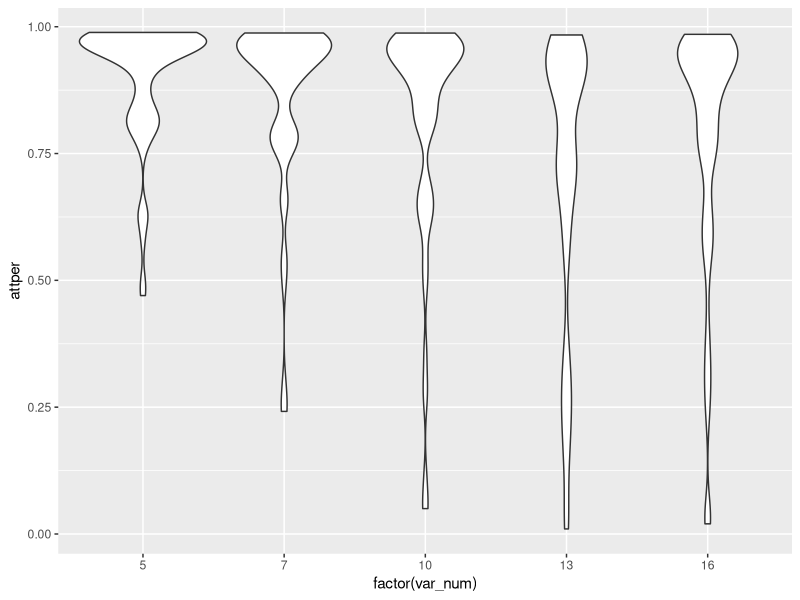
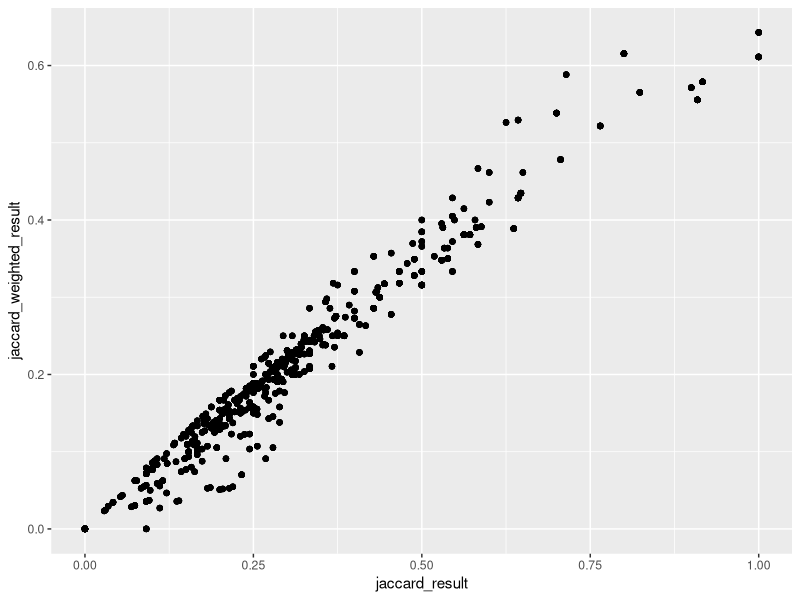
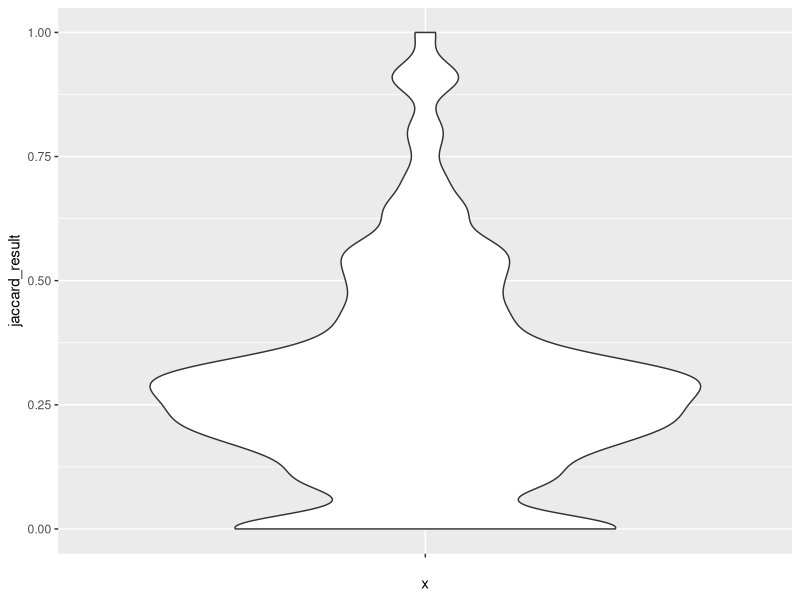
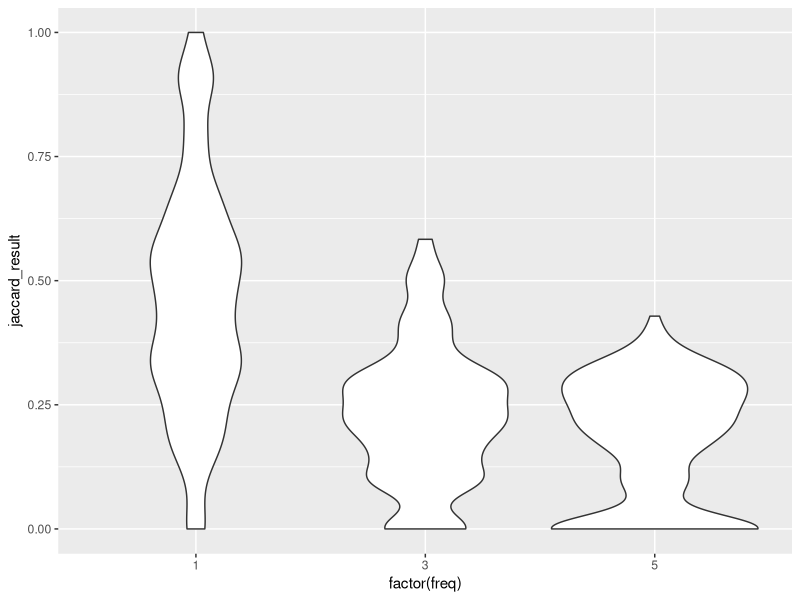
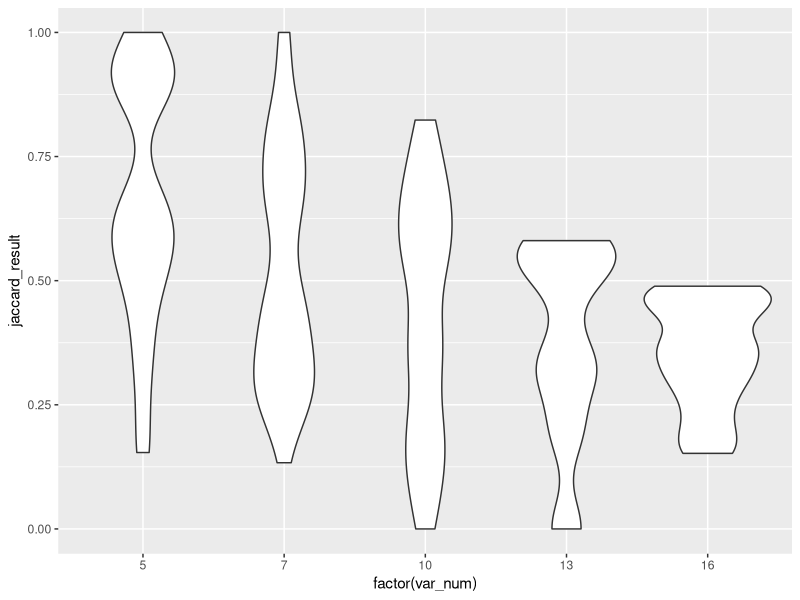
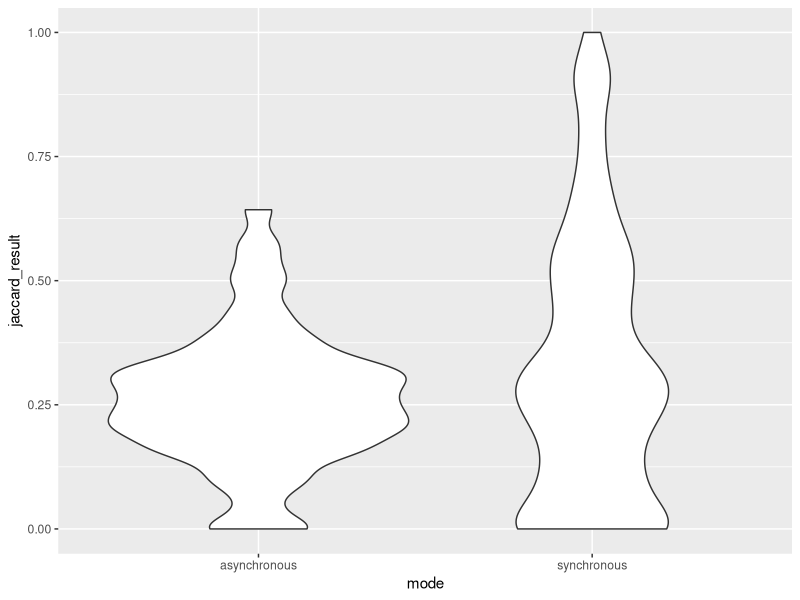
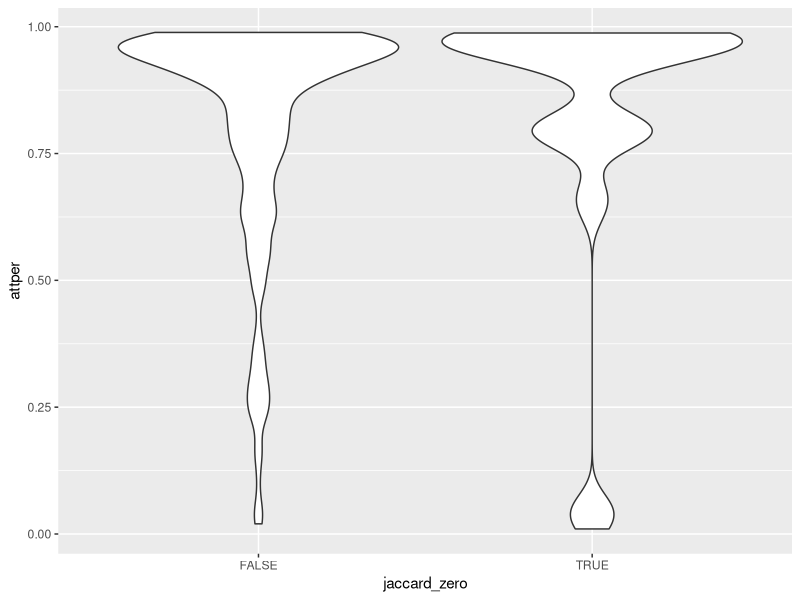
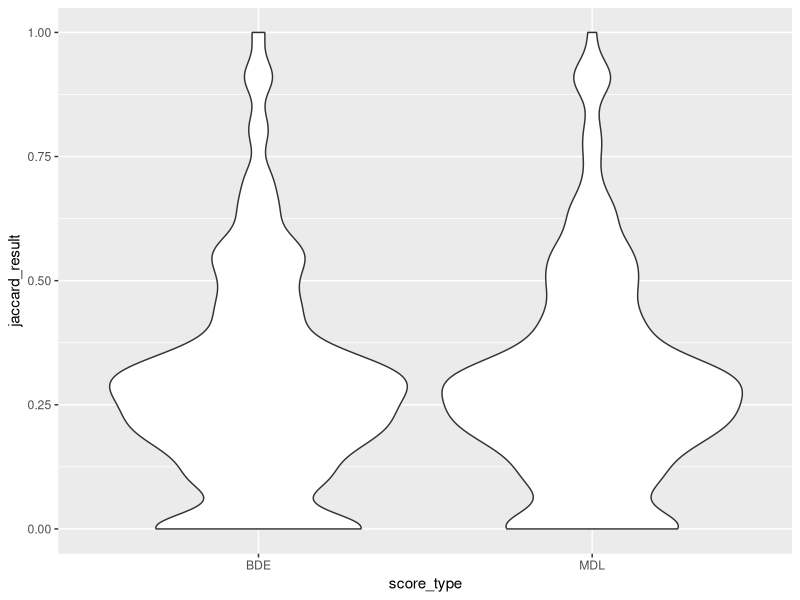

The R source for these figures, in order:
#install.packages("here")
#install.packages("ggplot2")
#install.packages("dplyr")
#install.packages("fastDummies")


library(here)
library(ggplot2)
library(dplyr)
library(GGally)
library(fastDummies)


data <- read.csv(here("task1", "all_data.csv"))
colnames(data)

# we can see that the more states there are the more probability of encountering a non attractor node
ggplot(data, aes(y=attper, x=factor(var_num))) + geom_violin()

# we can see that the jaccard result and jaccard weighted result are actually very similar and more often than not the same
ggplot(data, aes(x=jaccard_result, y=jaccard_weighted_result)) + geom_point()

mean(data$jaccard_result == data$jaccard_weighted_result)

# the scores are low with median being 0.2
summary(data$jaccard_result)

ggplot(data, aes(x="", y=jaccard_result)) +
  geom_violin()


# taking the frequency to be 1 is the best and then it gets progressively worse
ggplot(data, aes(x=factor(freq), y=jaccard_result)) +
  geom_violin()

# we can almost certainly conclude that higher frequency gives worse result
cor.test(data$freq, data$jaccard_result, method = "spearman")

# for some reason it works best on 7 variables
ggplot(data %>% filter(freq==1), aes(x=factor(var_num), y=jaccard_result)) +
  geom_violin()
# test of correlation between var number and result doesn't give anything conclusive
cor.test(data$var_num, data$jaccard_result, method = "spearman")


# turns out synchronous is better for some reason
ggplot(data, aes(x=mode, y=jaccard_result)) +
  geom_violin()
# synchronous mode has much more zero score entries with p value 0.01
data_with_zero_jaccard <- data %>% mutate(jaccard_zero = (jaccard_result==0))
ggplot(data_with_zero_jaccard, aes(x = jaccard_zero, y=attper)) + geom_violin()
contingency_table <- table(data_with_zero_jaccard$mode, data_with_zero_jaccard$jaccard_zero)
chisq.test(contingency_table)
contingency_table

# score type does not change much
ggplot(data, aes(x=score_type, y=jaccard_result)) +
  geom_violin()


ggplot(data, aes(x=attper, y=jaccard_result)) + geom_point()



# linear model gives good results *if* we use only data from freq == 1
data_with_dummies <- dummy_cols(data) %>% filter(freq==1)
linear_model <- lm(jaccard_result ~
                     var_num + steps + numtraj + attper + mode_asynchronous + score_type_BDE, data_with_dummies)
summary(linear_model)

# but not given everything else the correlation actually has a very high p value
cor.test(data$attper, data$jaccard_result, method = "spearman")


colnames(data)


# we see that if we filter by only freq 1 we have much more consistent results and its always better to use synchronous with more steps
ggplot(data %>% filter(freq==1), aes(x=mode,y=steps,fill=jaccard_result)) + geom_tile() + facet_wrap(~var_num)

# the synchronous data is less resistant to less frequent probes
ggplot(data, aes(x=mode,y=steps,fill=jaccard_result)) + geom_tile() + facet_wrap(~freq)


data %>% group_by(freq) %>% summarise(med=median(jaccard_result))

ggplot(data, aes(x=mode,y=score_type,fill=jaccard_result)) + geom_tile() + facet_grid(numtraj~steps)

ggplot(data, aes(x=mode,y=score_type,fill=jaccard_result)) + geom_tile()

summary(data %>% filter(freq==1, var_num==10))

ggplot(data %>% filter(freq==1), aes(x=factor(steps), y=jaccard_result)) +
  geom_violin()


ggplot(data %>% filter(var_num == 13), aes(x=factor(freq), y=jaccard_result)) + geom_violin()

ks.test((data %>% filter(score_type=='MDL'))$jaccard_result, (data %>% filter(score_type=='BDE'))$jaccard_result)


data_synch <- data %>% filter(mode=="synchronous")
cor.test(data_synch$attper, data_synch$jaccard_result, method = "spearman")

data_asynch <- data %>% filter(mode=="asynchronous")
cor.test(data_asynch$attper, data_asynch$jaccard_result, method = "spearman")
